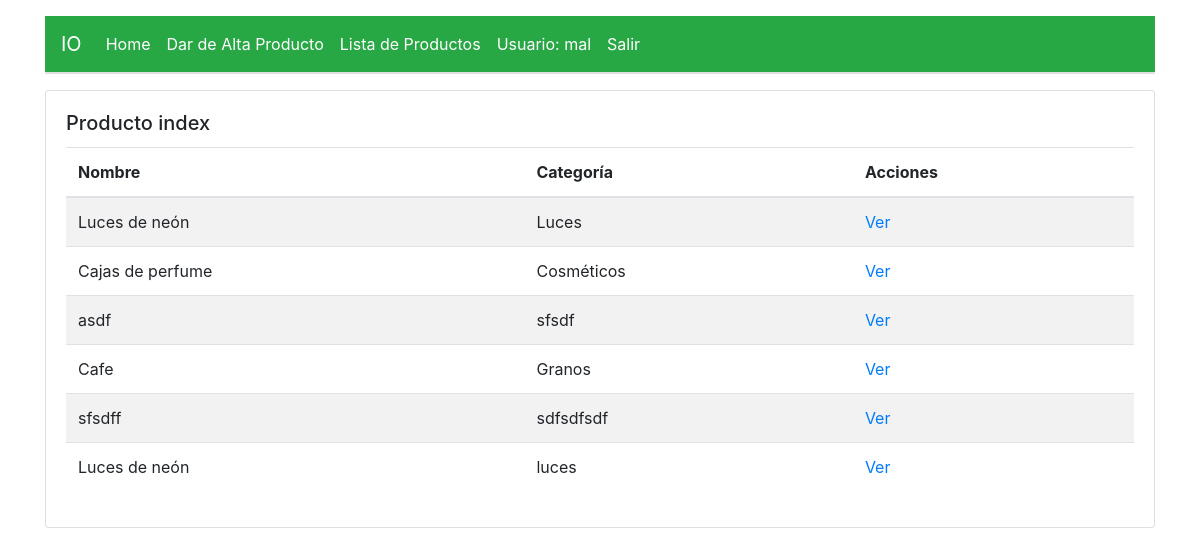
/msapp/modelo1/index (signed in), run on an earlier commit of the app's database.
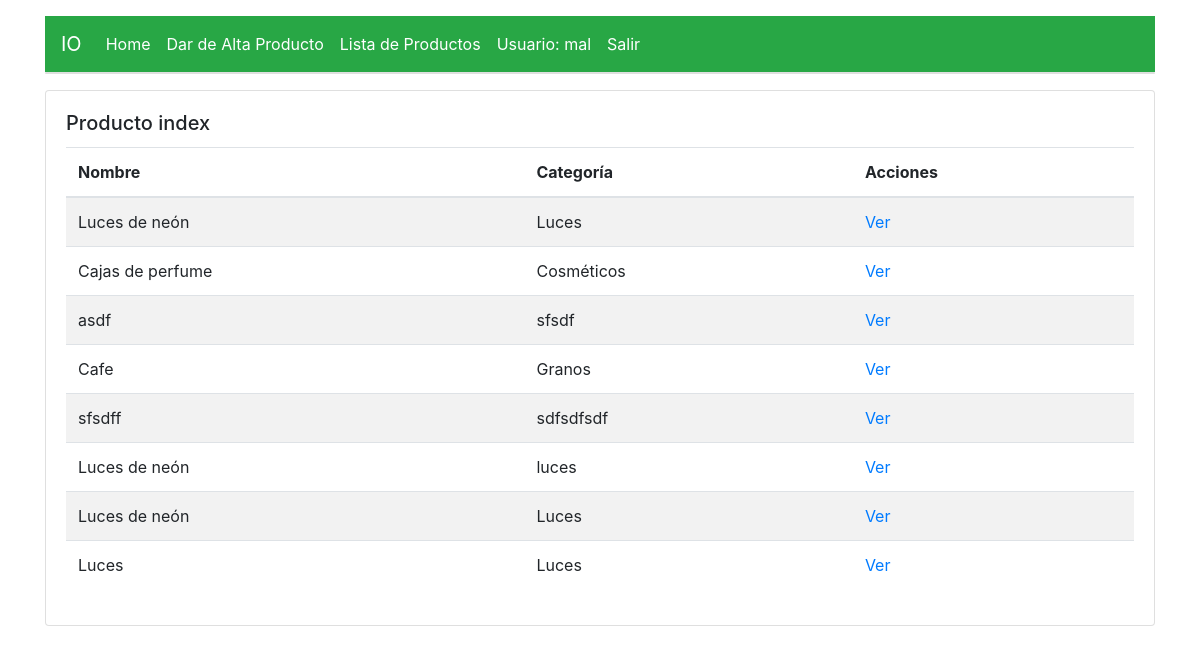
And on a later commit of the database.
### msapp/models.py (models this page shows, shortened)
class Modelo1(models.Model):
	nombre_producto		= models.CharField(max_length=50)
	categoria	= models.CharField(max_length=50)
	usuario 	= models.ForeignKey(User, on_delete=models.CASCADE)
	tiempo 	= models.FloatField(default=1)
	d		= models.IntegerField(verbose_name='Demanda Total')
	k 		= models.FloatField(verbose_name='Costo de Preparación de Pedido')
	h 		= models.FloatField(verbose_name='Costo de Almacenamiento')
	def inventario_promedio(self):
		return self.d / 2
	ip = property(inventario_promedio)
	def lote_optimo_compra(self):
		return round(sqrt((2*self.k*self.d)/self.h))
	loc = property(lote_optimo_compra)
	def longitud_ciclo(self):
		lc = self.loc / (self.d/self.tiempo)
		if(lc < 1):
			lc = lc * 365 #paso a dias
		return	format(lc, '.2f')
	lc 	= property(longitud_ciclo)
	def costo_inventario(self):
		yy = self.loc
		dd = self.d
		kk = self.k
		hh = self.h
		yd = yy/dd
		termino1 = kk / yd
		termino2 = hh * (yy/2)
		return round(termino1 + termino2)
	ci = property(costo_inventario)

### msapp/views.py (the view)
# urls.py: path('modelo1/index', views.modelo1_index, name='modelo1_index'),
@login_required
def modelo1_index(request):
	titulo 	= 'Index'
	template = loader.get_template('msapp/modelo1/index.html')
	usuario_logueado = request.user
	modelo_context = Modelo1.objects.filter(usuario=usuario_logueado)
	context = {
		'titulo'	: titulo,
		'productos' 	: modelo_context,
	}
	return HttpResponse(template.render(context, request))

### msapp/templates/msapp/modelo1/index.html
{% extends 'base.html' %}
{% block content %}
<div class="card">
  <div class="card-body">
  	<h5 class="card-title">Producto index</h5>
    <table class="table table-striped">
	  <thead>
	    <tr>
		    <th scope="col">Nombre</th>
		    <th scope="col">Categoría</th>
		    <th scope="col">Acciones</th>
	    </tr>
	  </thead>
	  <tbody>
	    {% for producto in productos %}
	    <tr>
	      	<td>{{ producto.nombre_producto }}</td>
	      	<td>{{ producto.categoria }}</td>
	      	<td scope="row">
	    		<a href="{% url 'modelo1_show' producto.id %}">Ver</a></li>
	    	</td>
	    </tr>
    	{% endfor %}
	  </tbody>
	</table>
  </div>
</div>
{% endblock %}

### msapp/templates/base.html (shortened to what this page needs)
{% load static %}
<!DOCTYPE html>
  <html>
    <head>
	    <link type="text/css" rel="stylesheet" href="{% static 'auth2/css/bootstrap.min.css' %}"  media="screen,projection"/>
    </head>
    <body>
    <div class="container">
     <nav class="navbar navbar-expand-lg navbar-dark bg-success" style="margin-top: 1em;">
  <a class="navbar-brand" href="#">IO</a>
  <div class="collapse navbar-collapse" id="navbarNav">
    <ul class="navbar-nav">
      <li class="nav-item active">
        <a class="nav-link" href="{% url 'index' %}">Home </a>
      </li>
      <li class="nav-item active">
        <a class="nav-link" href="{% url 'modelo1_nuevo' %}">Dar de Alta Producto</a>
      </li>
      <li class="nav-item active">
        <a class="nav-link" href="{% url 'modelo1_index' %}">Lista de Productos</a>
      </li>
      <li class="nav-item active">
        <a class="nav-link disabled" href="#">Usuario: {{ request.user.username }}</a>
      </li>
      <li class="nav-item active">
        <a class="nav-link" href="{% url 'logout' %}">Salir</a>
      </li>
    </ul>
  </div>
</nav>
    <div class="card" >
    </div>
    </div>
    <div class="container" style="margin-top: 1em;">
      {% block content %}
      {% endblock %}
    </div>
    </body>
  </html>

What changed in the data, as far as the page shows it:
added Modelo1: nombre_producto "Luces de neón", categoria "Luces"
added Modelo1: nombre_producto "Luces", categoria "Luces"
